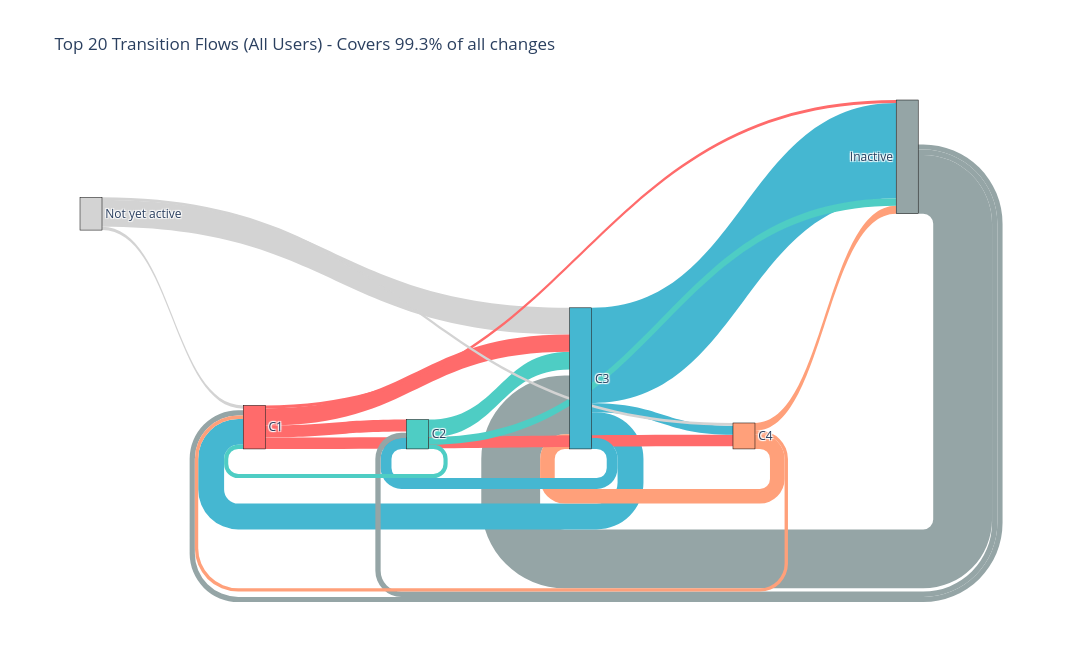

Write notebook code for a chart like this one.
### Code cell
# Sankey diagram using top transition flows for readability on full cohort
sankey_data = (
    sampled_data_long_valid
    .groupby(['prev_cluster', 'cluster'])
    .size()
    .reset_index(name='count')
    .sort_values('count', ascending=False)
 )

top_links = sankey_data.head(20).copy()
coverage_pct = top_links['count'].sum() / sankey_data['count'].sum() * 100 if len(sankey_data) else 0

all_clusters = sorted(set(top_links['prev_cluster'].unique()) | set(top_links['cluster'].unique()))
cluster_to_idx = {c: i for i, c in enumerate(all_clusters)}

source = [cluster_to_idx[c] for c in top_links['prev_cluster']]
target = [cluster_to_idx[c] for c in top_links['cluster']]
value = top_links['count'].tolist()

node_colors = [cluster_colors.get(c, '#999999') for c in all_clusters]
link_colors = [cluster_colors.get(c, '#BBBBBB') for c in top_links['prev_cluster']]

fig = go.Figure(data=[go.Sankey(
    node=dict(
        pad=18,
        thickness=22,
        line=dict(color='black', width=0.5),
        label=all_clusters,
        color=node_colors
    ),
    link=dict(
        source=source,
        target=target,
        value=value,
        color=link_colors
    )
)])

fig.update_layout(
    title=f'Top 20 Transition Flows (All Users) - Covers {coverage_pct:.1f}% of all changes',
    font=dict(size=12),
    height=650,
    width=1100
)
fig.show()

print('Sankey diagram created (top flows for readability)!')

### Figure 1 — Plotly figure (JSON) as saved in the notebook; plotly's stock layout.template omitted (floating-point values rounded to 4 significant figures)
{"data": [{"link": {"color": ["#45B7D1", "#95A5A6", "#D3D3D3", "#45B7D1", "#4ECDC4", "#FF6B6B", "#FFA07A", "#FF6B6B", "#FF6B6B", "#45B7D1", "#45B7D1", "#FFA07A", "#4ECDC4", "#95A5A6", "#95A5A6", "#4ECDC4", "#FFA07A", "#D3D3D3", "#FF6B6B", "#D3D3D3"], "source": [2, 4, 5, 2, 1, 0, 3, 0, 0, 2, 2, 3, 1, 4, 4, 1, 3, 5, 0, 5], "target": [4, 2, 2, 0, 2, 2, 2, 1, 3, 1, 3, 4, 4, 1, 0, 0, 0, 0, 4, 3], "value": [26157, 16144, 7350, 7103, 4900, 4674, 4010, 3306, 3138, 2974, 2491, 2191, 2024, 1454, 1428, 1136, 924, 906, 832, 731]}, "node": {"color": ["#FF6B6B", "#4ECDC4", "#45B7D1", "#FFA07A", "#95A5A6", "#D3D3D3"], "label": ["C1", "C2", "C3", "C4", "Inactive", "Not yet active"], "line": {"color": "black", "width": 0.5}, "pad": 18, "thickness": 22}, "type": "sankey"}], "layout": {"font": {"size": 12}, "height": 650, "title": {"text": "Top 20 Transition Flows (All Users) - Covers 99.3% of all changes"}, "width": 1100}}
